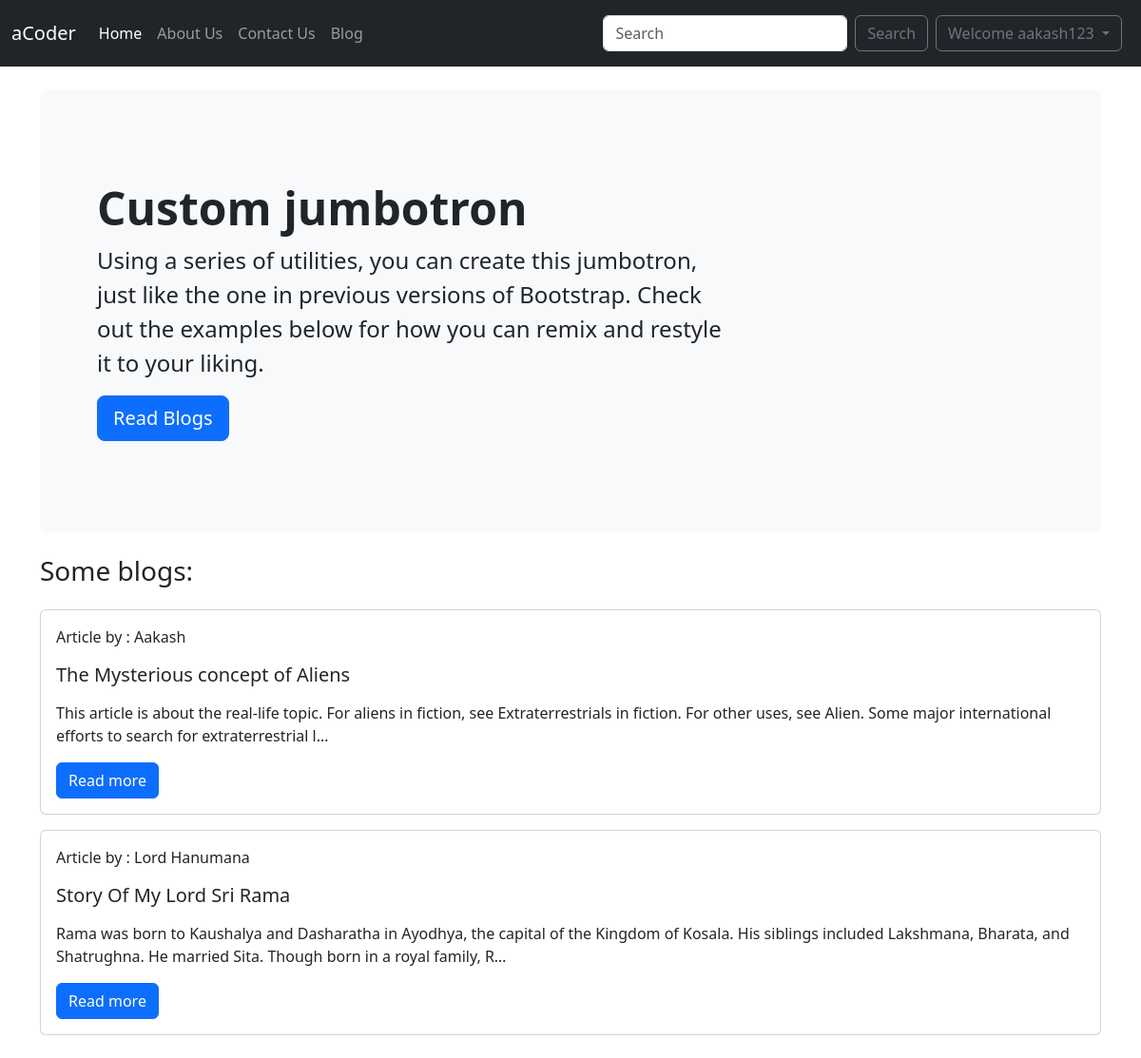
The page / (signed in) on the database its author committed.
### blog/models.py (models this page shows, shortened)
class Post(models.Model):
    sno=models.IntegerField(primary_key=True)
    author=models.CharField( max_length=500)
    title=models.CharField( max_length=500)
    content=models.TextField()
    slug=models.CharField(max_length=200)
    timestamp=models.DateField(auto_now_add=False)

### home/views.py (the view)
# urls.py: 2. Add a URL to urlpatterns:  path('', views.home, name='home')
def home(request):
    allPosts=Post.objects.all()
    somePost=[]
    for i in range(len(allPosts)):
        somePost.append(allPosts[i])
        if i==1:
            break
    return render(request,"home/index.html",{'Posts':somePost})

### templates/home/index.html (shortened to what this page needs)
{% extends "base.html" %}
{% block body %}
<div class="container my-4 fle">
    <div id="jumbotronHome" class="p-5 mb-4 bg-body-tertiary rounded-3">
        <div   class="container-fluid py-5">
            <h1 class="display-5 fw-bold">Custom jumbotron</h1>
            <p class="col-md-8 fs-4">Using a series of utilities, you can create this jumbotron, just like the one in previous versions of Bootstrap. Check out the examples below for how you can remix and restyle it to your liking.</p>
            <a href="blog/"><button  class="btn btn-primary btn-lg" type="button">Read Blogs </button></a>
        </div>
    </div>
</div>
<div class="container my-4">
    <h3 class='my-4'>Some blogs: </h3>
{% for post  in Posts  %}
    <div id="blogs">
        <div id="cardBlog" class="card mb-3">
            <div class="card-body">
                <p id="authorName">Article by : {{post.author}}</p>
                <h5 class="card-title">{{post.title}}</h5>
                <p class="card-text">
                <div class="preview"> {{post.content|safe | truncatechars:200}}</div>
                </p>
                <a href="/blog/{{post.slug}}" class="btn btn-primary">Read more</a>
            </div>
        </div>
    </div>
    {% endfor %}
</div>
{% endblock  %}
{% block home %}active{% endblock %}

### templates/base.html (shortened to what this page needs)
<!DOCTYPE html>
<html lang="en">
<head>
  <link href="https://cdn.jsdelivr.net/npm/bootstrap@5.3.1/dist/css/bootstrap.min.css" rel="stylesheet"
>
</head>
<body>
  <nav class="navbar navbar-expand-lg sticky-top navbar-dark bg-dark">
    <div class="container-fluid">
      <a class="navbar-brand" href="/">aCoder</a>
      <div class="collapse navbar-collapse" id="navbarSupportedContent">
        <ul class="navbar-nav me-auto mb-2 mb-lg-0">
          <li class="nav-item">
            <a class="nav-link {% block home %}{% endblock %}" aria-current="page" href="/">Home</a>
          </li>
          <li class="nav-item">
            <a class="nav-link {% block about %}{% endblock %}" href="/about">About Us</a>
          </li>
          <li class="nav-item">
            <a class="nav-link {% block contact %}{% endblock %}" href="/contact">Contact Us</a>
          </li>
          <li class="nav-item">
            <a class="nav-link {% block blog %}{% endblock %}" href="/blog">Blog</a>
          </li>
        </ul>
        <form class="d-flex" role="search" method="GET" action="/search">
          <input class="form-control me-2" type="search" name="query" id="searchInput" placeholder="Search"
            aria-label="Search">
          <button class="btn btn-outline-secondary" type="submit">Search</button>
        </form>
        {% if user.is_authenticated %}
        <div class="dropdown mx-2">
          <a class="btn btn-outline-secondary dropdown-toggle my-2" href="#" id="dropdownUser" role="button" data-bs-toggle="dropdown" aria-expanded="false">
          Welcome {{user}}
          </a>
        </div>
        {% endif %}
      </div>
    </div>
  </nav>
  {% block body %}
  {% endblock body  %}
</body>
</html>

### rows shown on the page
Post: author "Aakash", title "The Mysterious concept of Aliens", content "This article is about the real-life topic. For aliens in fiction, see Extraterrestrials in fiction. For other uses, see Alien. Some major international efforts to search for extraterrestrial l…"
Post: author "Lord Hanumana", title "Story Of My Lord Sri Rama", content "Rama was born to Kaushalya and Dasharatha in Ayodhya, the capital of the Kingdom of Kosala. His siblings included Lakshmana, Bharata, and Shatrughna. He married Sita. Though born in a royal family, R…"

### other values the page prints
{{ user }} "aakash123"
